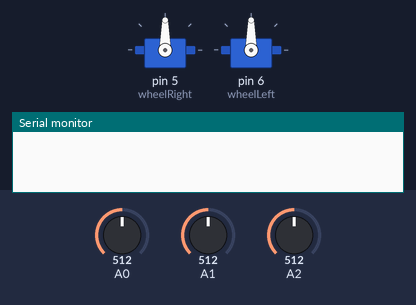
The sketch below on a simulated Arduino Uno, built with avr-gcc and run on an emulated ATmega328P. Shown: 2 × servo, the last lines printed to the serial monitor. The test bench sets the inputs (shaded band); at power-on: A1 = 512, A2 = 512, A0 = 512.

Above: at 0.1 s.
At 2.2 s:
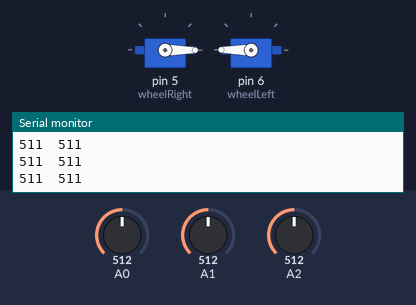
2.3 s: A1 set to 989
3.8 s: A1 set to 1010
5.3 s: A2 set to 111
6.8 s: A2 set to 92
9.8 s: A1 set to 410
11.3 s: A1 set to 389
At 12.1 s:
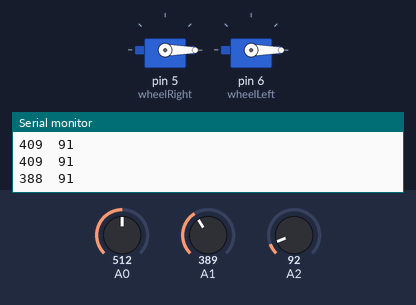
Timing chart, 0 to 14.1 s (numbered marks = the images above; inputs shaded):
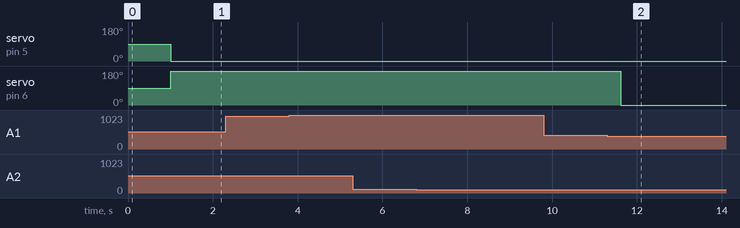

The sketch:

milestone1.ino
```cpp
#include <QTRSensors.h>
#include <Servo.h>


#define NUM_SENSORS             3  // number of sensors used
#define NUM_SAMPLES_PER_SENSOR  4  // average 4 analog samples per sensor reading
#define EMITTER_PIN             2  // emitter is controlled by digital pin 2

// sensors 0 through 5 are connected to analog inputs 0 through 5, respectively
QTRSensorsAnalog qtra((unsigned char[]) {0, 1, 2},
  NUM_SENSORS, NUM_SAMPLES_PER_SENSOR, EMITTER_PIN);
unsigned int sensorValues[NUM_SENSORS];

int threshold = 400;
int whiteline; // assumes start is on white line


/********************
 * ROBOT1 Variables *
 ********************/

Servo wheelRight;
Servo wheelLeft;


void setup()
{

  // CALIBRATION
//  delay(500);
//  pinMode(13, OUTPUT);
//  digitalWrite(13, HIGH);    // turn on Arduino's LED to indicate we are in calibration mode
//  for (int i = 0; i < 400; i++)  // make the calibration take about 10 seconds
//  {
//    qtra.calibrate();       // reads all sensors 10 times at 2.5 ms per six sensors (i.e. ~25 ms per call)
//  }
//  digitalWrite(13, LOW);     // turn off Arduino's LED to indicate we are through with calibration


  Serial.begin(9600); // set the data rate in bits per second for serial data transmission
  wheelRight.attach(5); // wheels
  wheelLeft.attach(6);
  whiteline = getBackSensor();
  delay(1000);
}


void loop()
{
  // CONDITION: back sensor must start on white line

  moveForwards();
  turnLeft();
  delay(250);
}

void printSensorValues() {
  qtra.read(sensorValues);
  Serial.print(sensorValues[0]); // BACK
  Serial.print("\t");
  Serial.print(sensorValues[1]); // LEFT
  Serial.print("\t");
  Serial.println(sensorValues[2]); //RIGHT
  delay(250);
}

int getBackSensor() {
  qtra.read(sensorValues); // read raw sensor values
  return sensorValues[0];

}

boolean reachedCross() {
  qtra.read(sensorValues);
  Serial.print(sensorValues[1]); // print raw values
  Serial.print("\t");
  Serial.println(sensorValues[2]);

  if (sensorValues[1] < threshold && sensorValues[2] < threshold) {
    return true;
  }
  else{
    return false;
  }
}

boolean onLine() {
  if (getBackSensor() < threshold)
    return true;
  return false;
}

/******************
 * ROBOT1 Methods *
 ******************/

void moveForwards() {
  while (!reachedCross()) {
    wheelRight.write(0);
    wheelLeft.write(180);
  }
  //halt();
}

void halt() {
  while(true) {
    wheelRight.write(90);
    wheelLeft.write(90);
  }
}

// method in progress
void turnLeft() {
  // move forward
  wheelRight.write(0);
  wheelLeft.write(180);
  delay(310); // move forwards to apply rotation corrections


  wheelRight.write(0);
  wheelLeft.write(0);
  delay(400);

  while (!(onLine() && sensorValues[1] > threshold && sensorValues[2] > threshold)){
    wheelRight.write(0);
    wheelLeft.write(0);
  }

  Serial.print(sensorValues[0]);
  Serial.print("\t");
  Serial.print(sensorValues[1]);
  Serial.print("\t");
  Serial.println(sensorValues[2]);

  halt();
}
```

Measured:
- the behaviour switches between 402 and 401 on A1 (found by bisection; images 1 and 2)
- after the input at 11.3 s, servo on pin 6 (wheelLeft): 180° → 0° after 0.32 s
